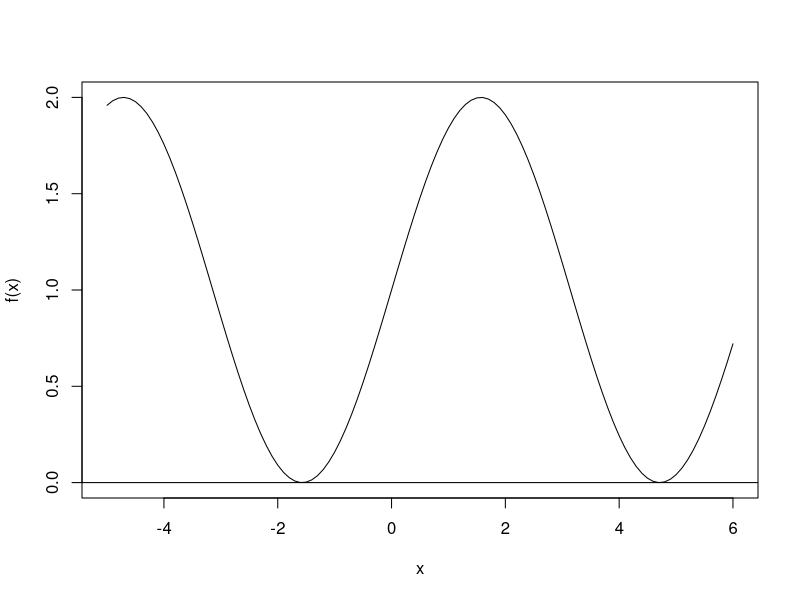
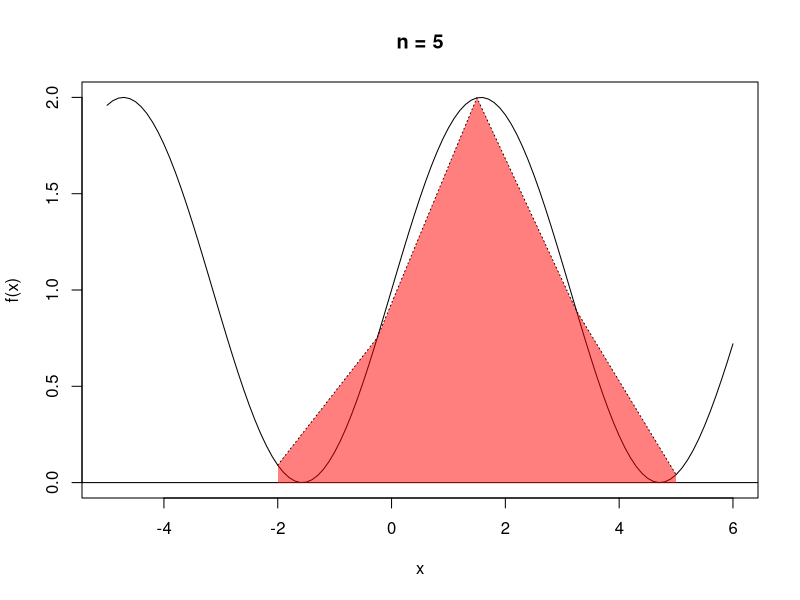
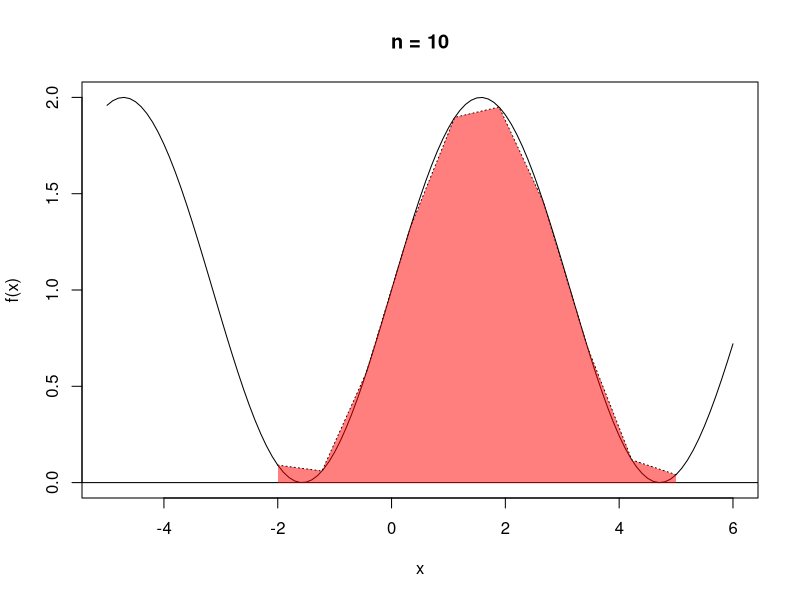
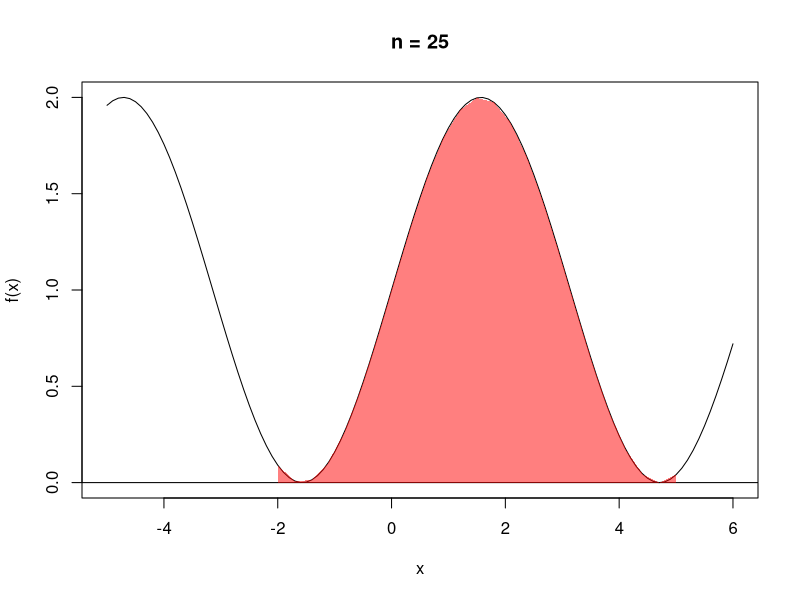

These figures' R source, in order:
## ---- chunk 1
#| echo = FALSE
f<-function(x){
  out <- sin(x)+1
  return(out)
}
x<-seq(-5,6,0.1)
plot(x,f(x),type="l")
abline(h=0)
## ---- chunk 2
#| echo: false
f<-function(x){
  out <- sin(x)+1
  return(out)
}
x<-seq(-5,6,0.1)
plot(x,f(x),type="l", main = "n = 5")
abline(h=0)
n <- 5
a <- -2
b <- 5
trap <- seq(a,b,length=n)
points(trap,f(trap),type="l",lty=3)
#points(trap,f(trap),pch=16)
for (i in 1:n){
  polygon(c(trap[c(i,i,i+1,i+1)]),c(0,f(trap[i]),f(trap[i+1]),0),col = rgb(1,0,0,0.5), lwd = 0.0001)
}
## ---- chunk 3
#| echo: false
f<-function(x){
  out <- sin(x)+1
  return(out)
}
x<-seq(-5,6,0.1)
plot(x,f(x),type="l", main = "n = 10")
abline(h=0)
n <- 10
a <- -2
b <- 5
trap <- seq(a,b,length=n)
points(trap,f(trap),type="l",lty=3)
#points(trap,f(trap),pch=16)
for (i in 1:n){
  polygon(c(trap[c(i,i,i+1,i+1)]),c(0,f(trap[i]),f(trap[i+1]),0),col = rgb(1,0,0,0.5), lwd = 0.0001)
}
## ---- chunk 4
#| echo: false
f<-function(x){
  out <- sin(x)+1
  return(out)
}
x<-seq(-5,6,0.1)
plot(x,f(x),type="l", main = "n = 25")
abline(h=0)
n <- 25
a <- -2
b <- 5
trap <- seq(a,b,length=n)
#points(trap,f(trap),type="l",lty=3)
#points(trap,f(trap),pch=16)
for (i in 1:n){
  polygon(c(trap[c(i,i,i+1,i+1)]),c(0,f(trap[i]),f(trap[i+1]),0),col = rgb(1,0,0,0.5), lwd = 0.001)
}
